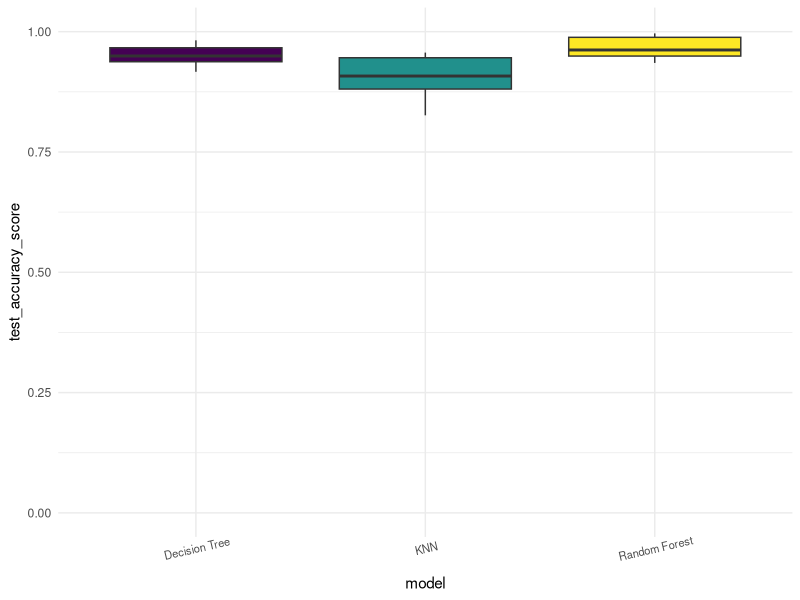
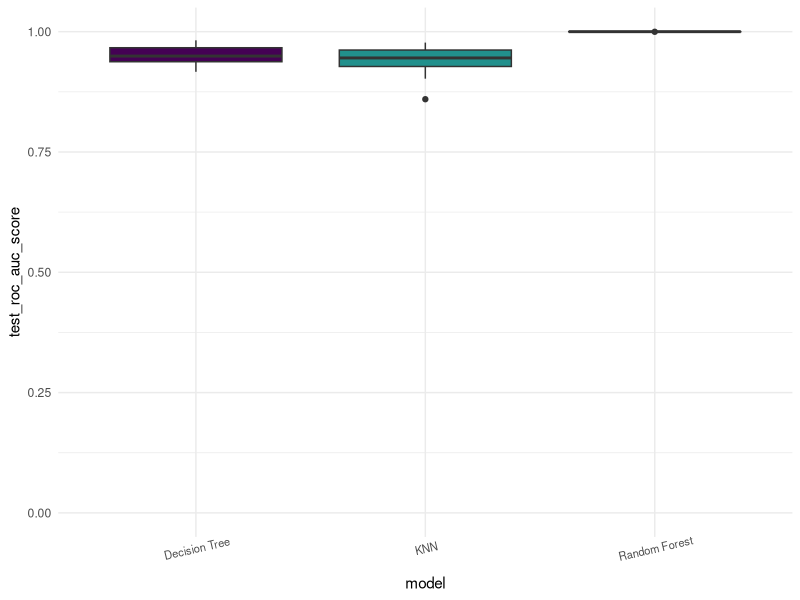
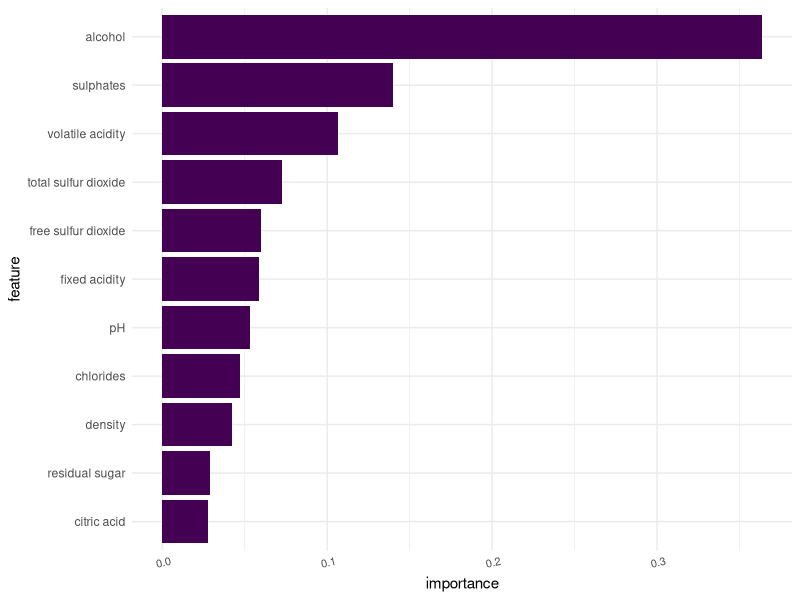
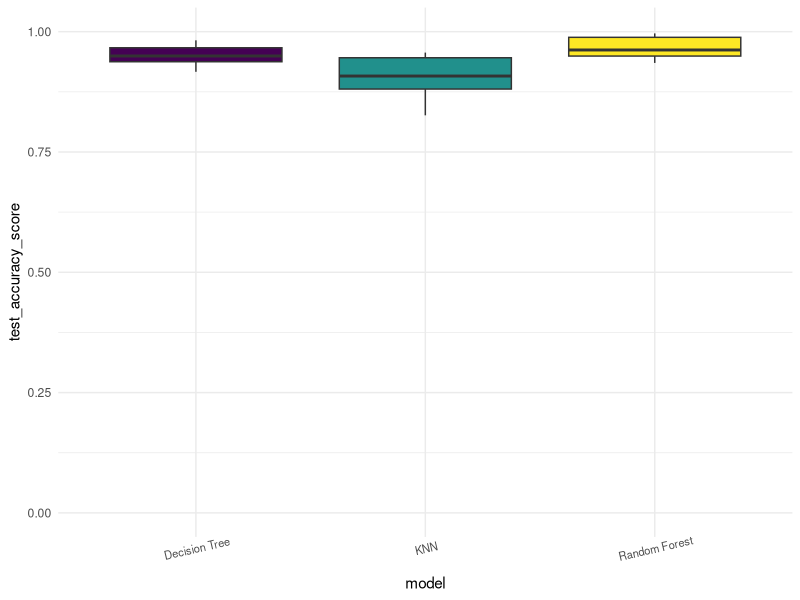
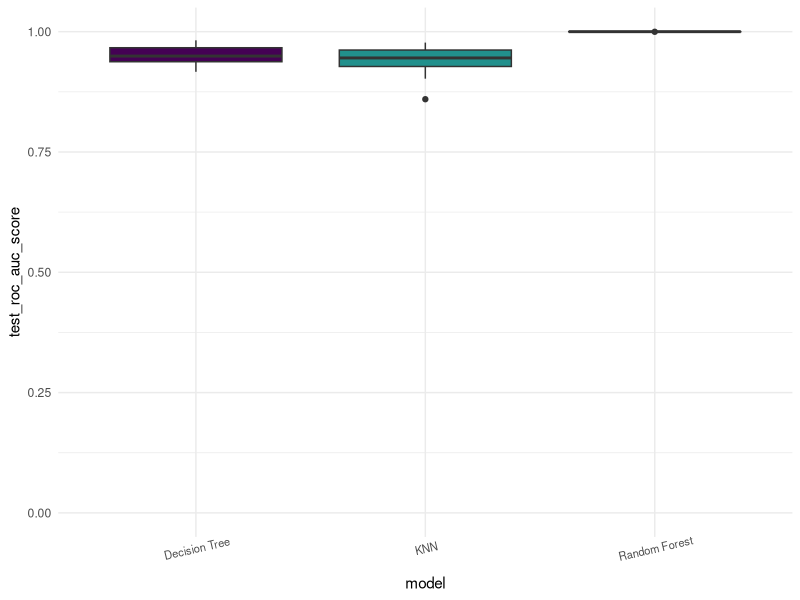
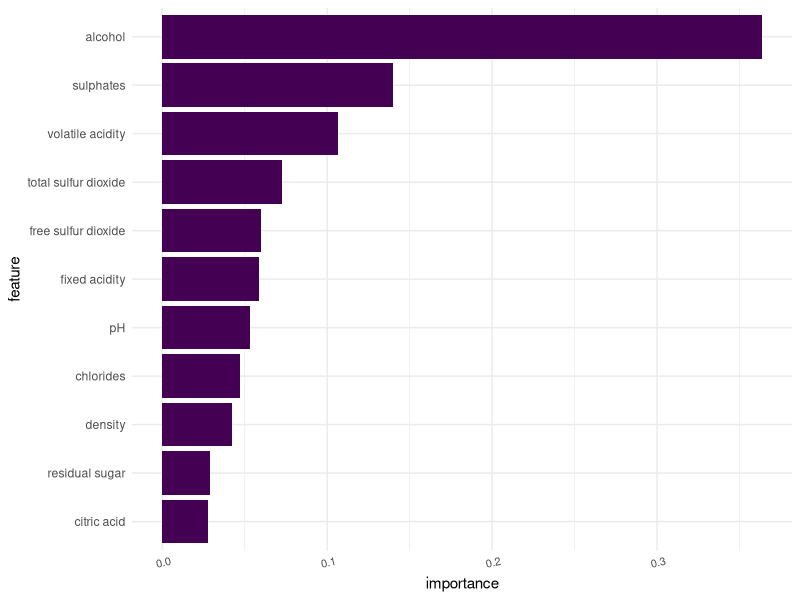

R code for these plots, in order:



library(readr)
library(ggplot2)

# imprt data
results_cv <- read_csv("results/results_cv.csv")
importance <- read_csv("results/feature_importance.csv")


#=================================
# vis
#================================

### ACCURACY
ggplot(data=results_cv, aes(x=model, y=test_accuracy_score, fill=model)) +
  geom_boxplot() +
  scale_fill_viridis_d() +
  scale_y_continuous(limits = c(0, 1))+
  #geom_jitter(color="black", size=0.4, alpha=0.9) +
  theme_minimal() +
  theme(
    legend.position="none",
    plot.title = element_text(size=11, face='plain'),
    axis.text.x = element_text(size=8,
                               angle = 13, 
                               hjust=0.5,
                               vjust=1,
                               face="plain")
  ) #+ labs(x=xname, y=yname, title=title)
ggsave('results/accuracy_plot.png', height = 5, width = 6, units = 'in')

### AUC-ROC
ggplot(data=results_cv, aes(x=model, y=test_roc_auc_score, fill=model)) +
  geom_boxplot() +
  scale_fill_viridis_d() +
  scale_y_continuous(limits = c(0, 1))+
  #geom_jitter(color="black", size=0.4, alpha=0.9) +
  theme_minimal() +
  theme(
    legend.position="none",
    plot.title = element_text(size=11, face='plain'),
    axis.text.x = element_text(size=8,
                               angle = 13, 
                               hjust=0.5,
                               vjust=1,
                               face="plain")
  ) #+ labs(x=xname, y=yname, title=title)
ggsave('results/roc_auc_plot.png', height = 5, width = 6, units = 'in')


### feature importance

importance$feature = factor(importance$feature, levels=importance$feature[order(importance$importance)])

ggplot(data=importance, aes(x=feature, y=importance)) +
  geom_bar(stat = 'identity', fill='#440154FF') +
  #scale_fill_viridis_d() +
  #scale_y_continuous(limits = c(0, 1))+
  #geom_jitter(color="black", size=0.4, alpha=0.9) +
  theme_minimal() +
  coord_flip()+
  theme(
    legend.position="none",
    plot.title = element_text(size=11, face='plain'),
    axis.text.x = element_text(size=8,
                               angle = 13, 
                               hjust=0.5,
                               vjust=1,
                               face="plain")
  ) #+ labs(x=xname, y=yname, title=title)
ggsave('results/feature_importance_plot.png', height = 5, width = 5, units = 'in')


